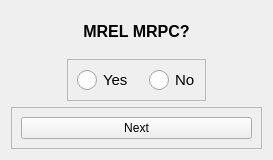
<?xml version="1.0" encoding="UTF-8"?>
<ui version="4.0">
 <class>Form</class>
 <widget class="QWidget" name="Form">
  <property name="geometry">
   <rect>
    <x>0</x>
    <y>0</y>
    <width>273</width>
    <height>160</height>
   </rect>
  </property>
  <property name="windowTitle">
   <string>Form</string>
  </property>
  <layout class="QVBoxLayout" name="verticalLayout">
   <item>
    <widget class="QLabel" name="label">
     <property name="text">
      <string>&lt;html&gt;&lt;head/&gt;&lt;body&gt;&lt;p align=&quot;center&quot;&gt;&lt;span style=&quot; font-size:12pt; font-weight:700;&quot;&gt;MREL MRPC?&lt;/span&gt;&lt;/p&gt;&lt;/body&gt;&lt;/html&gt;</string>
     </property>
    </widget>
   </item>
   <item alignment="Qt::AlignmentFlag::AlignHCenter">
    <widget class="QFrame" name="frame">
     <property name="frameShape">
      <enum>QFrame::Shape::StyledPanel</enum>
     </property>
     <property name="frameShadow">
      <enum>QFrame::Shadow::Raised</enum>
     </property>
     <layout class="QHBoxLayout" name="horizontalLayout">
      <property name="spacing">
       <number>20</number>
      </property>
      <item>
       <widget class="QRadioButton" name="radioButton_2">
        <property name="styleSheet">
         <string notr="true">QRadioButton{
    font-size: 15px; /* Larger text */
}
QRadioButton::indicator {
    width: 20px; /* Larger checkbox square */
    height: 20px; /* Larger checkbox square */
}</string>
        </property>
        <property name="text">
         <string>Yes</string>
        </property>
       </widget>
      </item>
      <item>
       <widget class="QRadioButton" name="radioButton_1">
        <property name="styleSheet">
         <string notr="true">QRadioButton{
    font-size: 15px; /* Larger text */
}
QRadioButton::indicator {
    width: 20px; /* Larger checkbox square */
    height: 20px; /* Larger checkbox square */
}</string>
        </property>
        <property name="text">
         <string>No</string>
        </property>
       </widget>
      </item>
     </layout>
    </widget>
   </item>
   <item>
    <widget class="QFrame" name="frame_3">
     <property name="frameShape">
      <enum>QFrame::Shape::StyledPanel</enum>
     </property>
     <property name="frameShadow">
      <enum>QFrame::Shadow::Raised</enum>
     </property>
     <layout class="QVBoxLayout" name="verticalLayout_2">
      <item>
       <widget class="QPushButton" name="pushButton">
        <property name="text">
         <string>Next</string>
        </property>
       </widget>
      </item>
     </layout>
    </widget>
   </item>
  </layout>
 </widget>
 <resources/>
 <connections/>
</ui>
